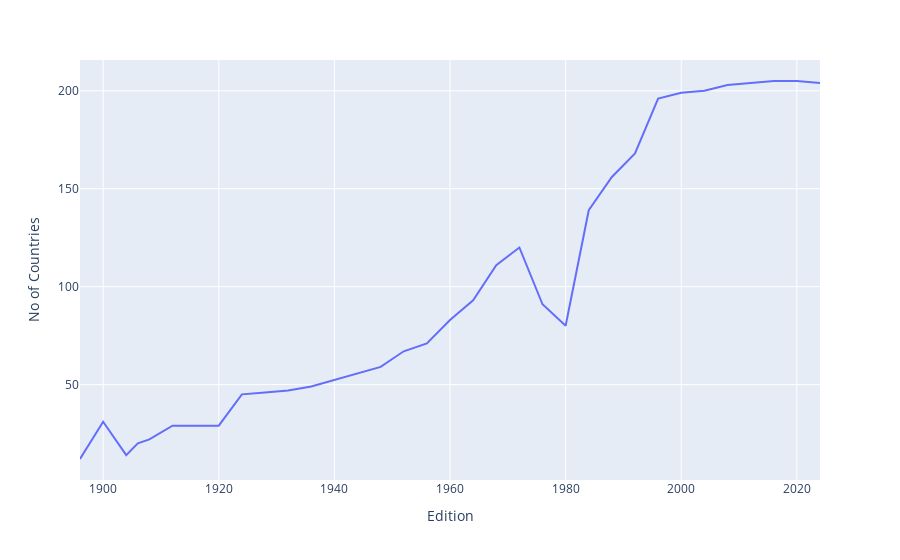

Source (notebook cell):
### Code cell
fig = px.line(nation_over_time_clean, x='Edition', y='No of Countries')
fig.show()

### Figure 1 — Plotly figure (JSON) as saved in the notebook; plotly's stock layout.template omitted (floating-point values rounded to 4 significant figures)
{"data": [{"hovertemplate": "Edition=%{x}<br>No of Countries=%{y}<extra></extra>", "legendgroup": "", "line": {"color": "#636efa", "dash": "solid"}, "marker": {"symbol": "circle"}, "mode": "lines", "name": "", "orientation": "v", "showlegend": false, "type": "scatter", "x": [1896, 1900, 1904, 1906, 1908, 1912, 1920, 1924, 1928, 1932, 1936, 1948, 1952, 1956, 1960, 1964, 1968, 1972, 1976, 1980, 1984, 1988, 1992, 1996, 2000, 2004, 2008, 2012, 2016, 2020, 2024], "xaxis": "x", "y": [12, 31, 14, 20, 22, 29, 29, 45, 46, 47, 49, 59, 67, 71, 83, 93, 111, 120, 91, 80, 139, 156, 168, 196, 199, 200, 203, 204, 205, 205, 204], "yaxis": "y"}], "layout": {"legend": {"tracegroupgap": 0}, "margin": {"t": 60}, "xaxis": {"anchor": "y", "domain": [0, 1], "title": {"text": "Edition"}}, "yaxis": {"anchor": "x", "domain": [0, 1], "title": {"text": "No of Countries"}}}}
